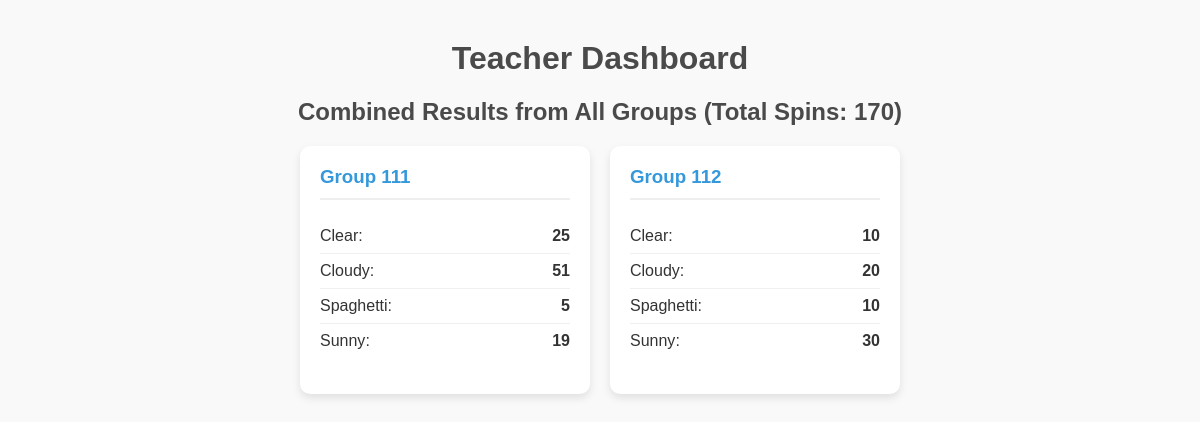
Page /dashboard on the earlier database version.
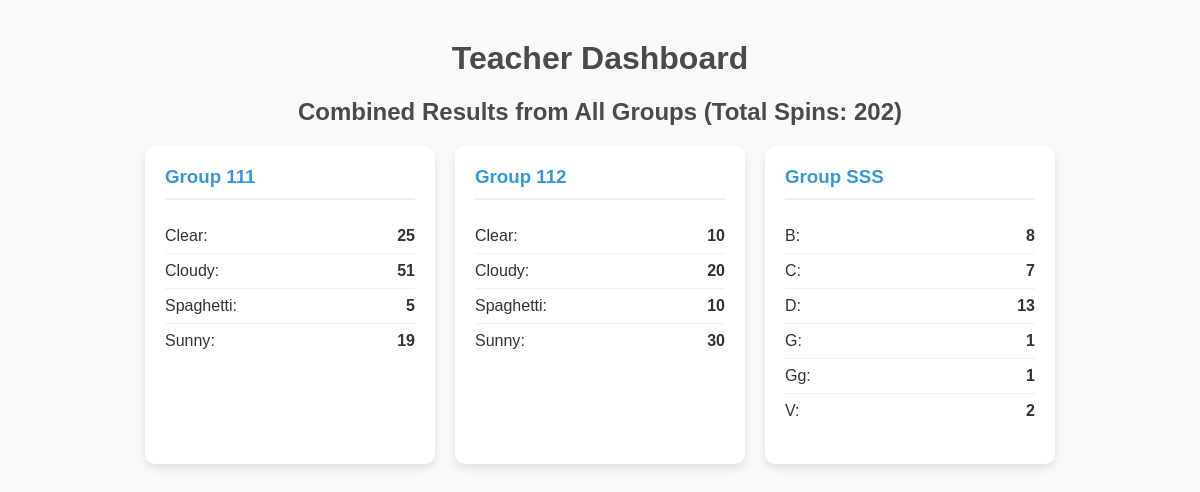
Same page on the later database version.
### tables this page shows
CREATE TABLE spins (
            id INTEGER PRIMARY KEY AUTOINCREMENT,
            classroom_code TEXT NOT NULL,
            group_name TEXT NOT NULL,
            color TEXT NOT NULL,
            timestamp DATETIME DEFAULT CURRENT_TIMESTAMP
        );

### app.py (the view)
@app.route('/dashboard')
@app.route('/dashboard/<classroom_code>')
def dashboard(classroom_code=None):
    if not classroom_code:
        classroom_code = CURRENT_CLASSROOM
    conn = get_db_connection()
    rows = conn.execute('SELECT * FROM spins WHERE classroom_code = ?', (classroom_code,)).fetchall()
    conn.close()
    summary = defaultdict(lambda: defaultdict(int))
    total_spins = len(rows)
    for row in rows:
        summary[row['group_name']][row['color']] += 1
    summary_dict = {k: dict(v) for k, v in summary.items()}
    return render_template('dashboard.html',
                           summary=summary_dict,
                           total_spins=total_spins,
                           classroom_name=classroom_code)

### app.py (called while the page is built)
def get_db_connection():
    conn = sqlite3.connect(DATABASE)
    conn.row_factory = sqlite3.Row
    return conn

### templates/dashboard.html (shortened to what this page needs)
<!DOCTYPE html>
<html lang="en">
<head>
</head>
<body>
    <h1>Teacher Dashboard</h1>
    <h2>Combined Results from All Groups (Total Spins: {{ total_spins }})</h2>
    <div id="dashboard-container">
        {% if summary %}
            {% for group_id, results in summary.items()|sort %}
                <div class="group-card">
                    <h3>Group {{ group_id }}</h3>
                    <ul>
                        {% for color, count in results.items()|sort %}
                            <li><span>{{ color|capitalize }}:</span> <span class="count">{{ count }}</span></li>
                        {% endfor %}
                    </ul>
                </div>
            {% endfor %}
        {% else %}
            <p class="no-results">No results have been recorded yet.</p>
        {% endif %}
    </div>
</body>
</html>

### templates/dashboard.html (style rules this page uses)
body { font-family: sans-serif; margin: 40px; background-color: #f9f9f9; color: #333; }
h1, h2 { text-align: center; color: #4a4a4a; }
#dashboard-container { display: flex; flex-wrap: wrap; gap: 20px; justify-content: center; }
.group-card { background-color: white; border-radius: 10px; box-shadow: 0 4px 8px rgba(0,0,0,0.1); padding: 20px; width: 250px; }
.group-card h3 { margin-top: 0; color: #3498db; border-bottom: 2px solid #eee; padding-bottom: 10px; }
.group-card ul { list-style: none; padding: 0; }
.group-card li { display: flex; justify-content: space-between; padding: 8px 0; border-bottom: 1px solid #f0f0f0; }
.group-card li:last-child { border-bottom: none; }
.group-card .count { font-weight: bold; }

Differences in the rows shown:
added spins: group_name "SSS", results "B" "C" "D" "G" "V", results "8" "7" "13" "1" "2", shown under "Combined Results from All Groups (Total Spins: 202)"
added spins: color "Gg", count "1", shown under "SSS"
Other differences:
{{ total_spins }}: "170" → "202"
